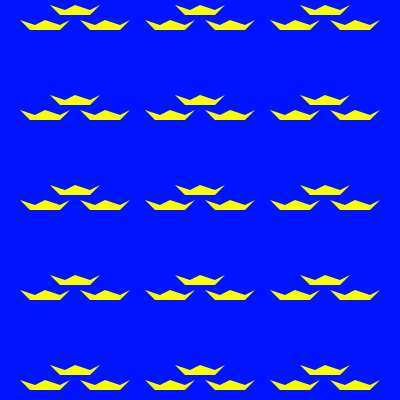
Frame 1 (no input)
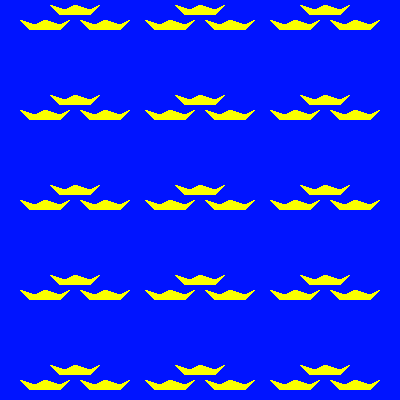
Frame 60 (the mouse pressed at the canvas centre just before this capture)
Frame 120 (the mouse held since frame 60 and released just before this capture): identical to frame 60, image omitted

The Processing sketch that drew these frames (run headless with seeded random() and noise(); from frame 60 on, the mouse is pressed at the canvas centre):

// Processing sketch: processing_39108
// ── processing_39108.pde

//Three crowns

void setup() {
  size(400, 400);
  background(0, 20, 255);
  noStroke();
}
//draws the three crowns over the screen
void draw() {
  for (int i = 50; i < width; i = i+125) {
    for (int j = 5; j < height; j = j+90) {
      figure(i, j);
    }
  }
}
//The function
void figure(float x, float y) {
  pushMatrix();
  translate(x, y);
  fill(250, 255, 0);
  quad(5, 5, 10, 10, 40, 10, 45, 5);
  triangle(0, 0, 5, 5, 15, 5);
  triangle(25, 0, 15, 5, 40, 5);
  triangle(50, 0, 45, 5, 40, 5);
  popMatrix();

  pushMatrix();
  translate(x-30, y+15);
  quad(5, 5, 10, 10, 40, 10, 45, 5);
  triangle(0, 0, 5, 5, 15, 5);
  triangle(25, 0, 15, 5, 40, 5);
  triangle(50, 0, 45, 5, 40, 5);
  popMatrix();

  pushMatrix();
  translate(x+30, y+15);
  quad(5, 5, 10, 10, 40, 10, 45, 5);
  triangle(0, 0, 5, 5, 15, 5);
  triangle(25, 0, 15, 5, 40, 5);
  triangle(50, 0, 45, 5, 40, 5);
  popMatrix();
}
